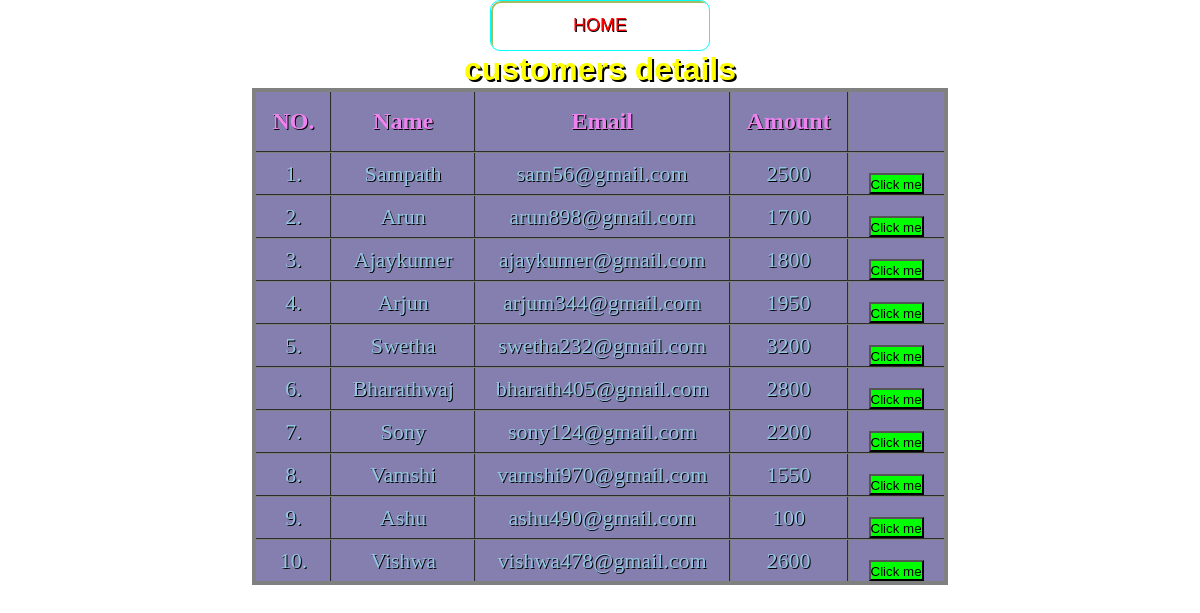
The page /detail_custom.php on the database its author committed.
### tables this page shows
CREATE TABLE `users` (
  `name` varchar(50) NOT NULL,
  `email` varchar(50) NOT NULL,
  `amount` double DEFAULT NULL
);

### detail_custom.php (the view, shortened to what this page needs)
<?php
$con=mysqli_connect('localhost','root','','systembank_update');
$q="select * from users ";
$result=mysqli_query($con,$q);
?>
<html>
<head>
   <link rel="stylesheet" href="style.css">
   <div class="buttons">
	<a href="index.php">
    <button class="glow-on-hover">HOME</button>
	</a>
	</div>
</head>
<body>
	<h1 style="color:#ffff00;text-shadow: 2px 2px black;">customers details</h1>
    <table class="flat-table-1">
		<thead>
			<th>NO.</th>
			<th>Name</th>
			<th>Email</th>
			<th> Amount</th>
			<th></th>
		</thead>
		<tbody>
		<tr>
			<?php
				$row=mysqli_fetch_array($result);
			?>
			<td> 1.</td>
			<td><?php echo  $row["name"]; ?></td>
			<td><?php echo  $row["email"]; ?></td>
			<td><?php echo  $row["amount"]; ?></td>
			<td>
				<form action="user_info.php" method="post"  class="view">
					<button class="button1" type="submit" name="name" value="Avinash">Click me</button>
				</form>
			</td>
		</tr>
		<tr>
			<?php
				$row=mysqli_fetch_array($result);
			?>
			<td> 2.</td>
			<td><?php echo  $row["name"]; ?></td>
			<td><?php echo  $row["email"]; ?></td>
			<td><?php echo  $row["amount"]; ?></td>
			<td>
				<form action="user_info.php" method="post" class="view">
					<button class="button1" type="submit" name="name" value="Harshal">Click me</button>
				</form>
			</td>
		</tr>
        <tr>
			<?php
				$row=mysqli_fetch_array($result);
			?>
			<td> 3.</td>
			<td><?php echo  $row["name"]; ?></td>
			<td><?php echo  $row["email"]; ?></td>
			<td><?php echo  $row["amount"]; ?></td>
			<td>
				<form action="user_info.php" method="post" class="view">
					<button class="button1" type="submit" name="name" value="Prathamesh">Click me</button>
				</form>
			</td>
		</tr>
        <tr>
			<?php
				$row=mysqli_fetch_array($result);
			?>
			<td> 4.</td>
			<td><?php echo  $row["name"]; ?></td>
			<td><?php echo  $row["email"]; ?></td>
			<td><?php echo  $row["amount"]; ?></td>
			<td>
				<form action="user_info.php" method="post" class="view">
					<button class="button1" type="submit" name="name" value="Ajay">Click me</button>
				</form>
			</td>
        </tr>
        <tr>
			<?php
				$row=mysqli_fetch_array($result);
			?>
			<td> 5.</td>
			<td><?php echo  $row["name"]; ?></td>
			<td><?php echo  $row["email"]; ?></td>
			<td><?php echo  $row["amount"]; ?></td>
			<td>
				<form action="user_info.php" method="post" class="view">
					<button class="button1" type="submit" name="name" value="Vaishali">Click me</button>
				</form>
			</td>
		</tr>
        <tr>
			<?php
				$row=mysqli_fetch_array($result);
			?>
			<td> 6.</td>
			<td><?php echo  $row["name"]; ?></td>
			<td><?php echo  $row["email"]; ?></td>
			<td><?php echo  $row["amount"]; ?></td>
			<td>
				<form action="user_info.php" method="post" class="view">
					<button class="button1" type="submit" name="name" value="Monika">Click me</button>
				</form>
			</td>
        </tr>
        <tr>
			<?php
				$row=mysqli_fetch_array($result);
			?>
			<td> 7.</td>
			<td><?php echo  $row["name"]; ?></td>
			<td><?php echo  $row["email"]; ?></td>
			<td><?php echo  $row["amount"]; ?></td>
			<td>
				<form action="user_info.php" method="post" class="view">
					<button class="button1"type="submit" name="name" value="Ravina">Click me</button>
				</form>
			</td>
		</tr>
        <tr>
			<?php
				$row=mysqli_fetch_array($result);
			?>
			<td> 8.</td>
			<td><?php echo  $row["name"]; ?></td>
			<td><?php echo  $row["email"]; ?></td>
			<td><?php echo  $row["amount"]; ?></td>
			<td>
				<form action="user_info.php" method="post" class="view">
					<button class="button1"type="submit" name="name" value="Nishant">Click me</button>
				</form>
			</td>
		</tr>
        <tr>
			<?php
				$row=mysqli_fetch_array($result);
			?>
			<td> 9.</td>
			<td><?php echo  $row["name"]; ?></td>
			<td><?php echo  $row["email"]; ?></td>
			<td><?php echo  $row["amount"]; ?></td>
			<td>
				<form action="user_info.php" method="post" class="view">
					<button class="button1"type="submit" name="name" value="Avdhut">Click me</button>
				</form>
			</td>
        </tr>
        <tr>
			<?php
				$row=mysqli_fetch_array($result);
			?>
			<td> 10.</td>
			<td><?php echo  $row["name"]; ?></td>
			<td><?php echo  $row["email"]; ?></td>
			<td><?php echo  $row["amount"]; ?></td>
			<td>
				<form action="user_info.php" method="post" class="view">
					<button class="button1"type="submit" name="name" value="Rushi">Click me</button>
				</form>
			</td>
		</tr>
		</tbody>
	</table><br><br>
</body>
</html>

### style.css (style rules this page uses)
* { margin:0; padding:0; box-sizing:boder-box; }
.glow-on-hover { width: 220px; height: 51px; outline: none; color: red; font-size:18px; background:transparent; text-shadow: 0.7px 0.7px black; overflow: hidden; cursor: pointer; position: relative; z-index: 0; border-radius: 10px; border: 1px solid #00FFFF; }
.glow-on-hover:before { content: ''; background: linear-gradient(45deg, #00ccff, #cfc2b7, #0011ff, #b5d6a8, #dd3d8d, #ee4949, #8cdb32, #ff00c8, #ff0000); position: absolute; top: -2px; left:-2px; background-size: 400%; z-index: -1; filter: blur(5px); width: calc(100% + 4px); height: calc(100% + 4px); animation: glowing 20s linear infinite; opacity: 0; transition: opacity .3s ease-in-out; border-radius: 10px; }
.glow-on-hover:after { z-index: -1; content: ''; position: absolute; width: 100%; height: 100%; left: 0; top: 0; border-radius: 10px; border: 2px solid #7fa11fb6; background:transparent; }

### detail_custom.php (style rules this page uses)
body { text-align:center; }
.flat-table-1 { background: #857fb0; }
h1 { font-family: Arial, Times, serif; }
table { text-align:center; margin-left: auto; margin-right: auto; border:4px solid gray; border-collapse:collapse; }
th { color:violet; font-size:24px; padding:16px; }
td { text-align:center; font-size:22px; color: #92c6df; padding: 0px 20px 0px 20px; }
tr { transition: background 0.3s, box-shadow 0.3s; }
th,td { border-collapse:collapse; border:2px groove gray; text-shadow: 1px 1px black; }
.button1 { background-color:lime; text-align:center; padding-top:2px; }
.view { top:50%; padding-top:20px; text-align:center; }
body { background-image:url("https://images.pexels.com/photos/247676/pexels-photo-247676.jpeg?auto=compress&cs=tinysrgb&dpr=1&w=500.jpg"); background-position: center; background-repeat: no-repeat; background-size: cover; }

### rows shown on the page
users: name "Sampath", email "sam56@gmail.com", amount "2500"
users: name "Arun", email "arun898@gmail.com", amount "1700"
users: name "Ajaykumer", email "ajaykumer@gmail.com", amount "1800"
users: name "Arjun", email "arjum344@gmail.com", amount "1950"
users: name "Swetha", email "swetha232@gmail.com", amount "3200"
users: name "Bharathwaj", email "bharath405@gmail.com", amount "2800"
users: name "Sony", email "sony124@gmail.com", amount "2200"
users: name "Vamshi", email "vamshi970@gmail.com", amount "1550"
users: name "Ashu", email "ashu490@gmail.com", amount "100"
users: name "Vishwa", email "vishwa478@gmail.com", amount "2600"
